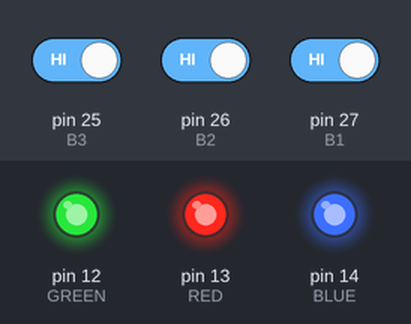
This program was run on a simulated MicroPython board. On the bench: output pins drawn as LEDs (lit = HIGH). The test bench sets the inputs (shaded band); at power-on: pin 25 (B3) HIGH, pin 26 (B2) HIGH, pin 27 (B1) HIGH.

Above: at 1.2 s.
1.3 s: pin 25 (B3) driven LOW
At 1.9 s:
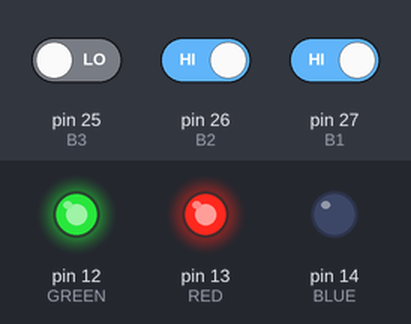
2.8 s: pin 26 (B2) driven LOW
At 4.0 s:
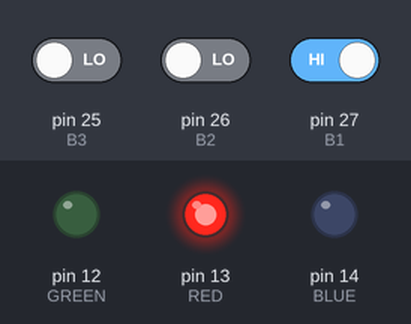
4.3 s: pin 27 (B1) driven LOW
At 5.3 s:
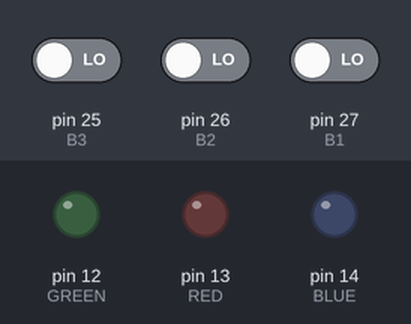
5.8 s: pin 25 (B3) driven HIGH
At 6.5 s:
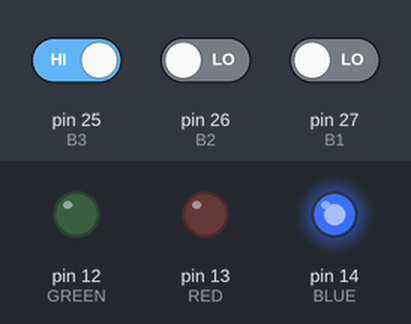
7.3 s: pin 26 (B2) driven HIGH
At 7.6 s:
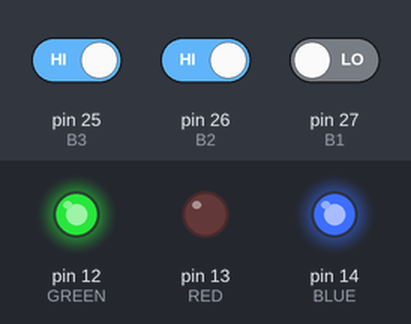
8.8 s: pin 25 (B3) driven LOW
At 10.0 s:
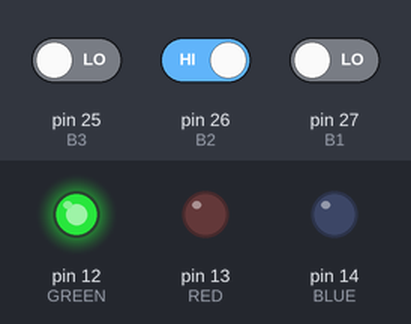
Timing chart, 0 to 11.3 s (numbered marks = the images above; inputs shaded):
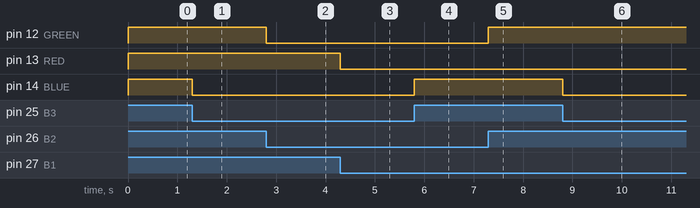

Measured:
- after the input at 1.3 s, pin 14 (BLUE): HIGH → LOW at once
- after the input at 2.8 s, pin 12 (GREEN): HIGH → LOW at once
- after the input at 4.3 s, pin 13 (RED): HIGH → LOW at once
- after the input at 5.8 s, pin 14 (BLUE): LOW → HIGH at once
- after the input at 7.3 s, pin 12 (GREEN): LOW → HIGH at once
- after the input at 8.8 s, pin 14 (BLUE): HIGH → LOW at once

The program:

ejemplo1.py
```python
from machine import  Pin
import time

RED= Pin(13,Pin.OUT)
GREEN=Pin(12,Pin.OUT)
BLUE=Pin(14,Pin.OUT)

B1=Pin(27,Pin.IN)
B2=Pin(26,Pin.IN)
B3=Pin(25,Pin.IN)

while True :
    if not (B1.value()):
        RED.value(0)
    else:
        RED.value(1)

    if not (B2.value()):
        GREEN.value(0)
    else:
        GREEN.value(1)

    if not (B3.value()):
        BLUE.value(0)
    else:
        BLUE.value(1)
```
